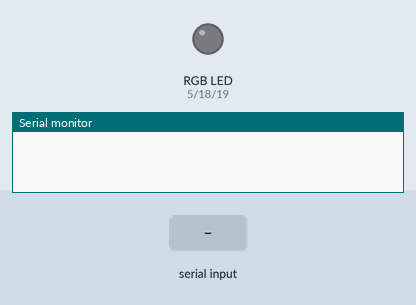
Recording of a program running on a simulated ESP32. On the bench: an RGB LED mixed from three pins (HIGH = lit), the last lines printed to the serial monitor. The inputs (shaded band) are chosen by the test bench. Dim RGB values are drawn brighter than linear.

Above: at 1.2 s.
1.3 s: "R90\n" received over Serial
At 2.4 s:
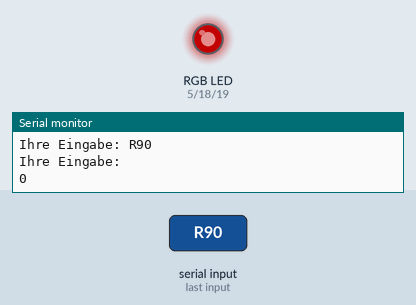
2.8 s: "r,45\n" received over Serial
At 3.5 s:
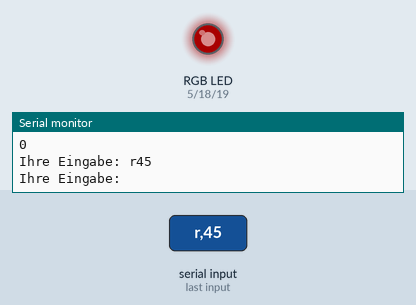
4.3 s: "G90\n" received over Serial
At 4.7 s:
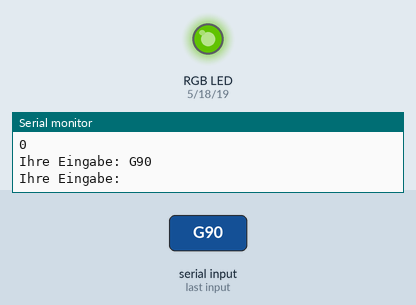
5.8 s: "R\n" received over Serial
At 7.9 s:
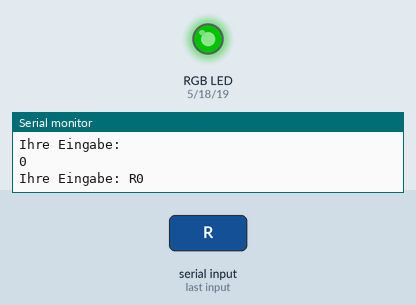
8.3 s: "r90\n" received over Serial
At 8.9 s:
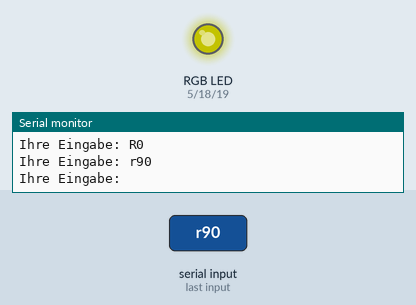
9.8 s: "G,45\n" received over Serial
At 10.1 s:
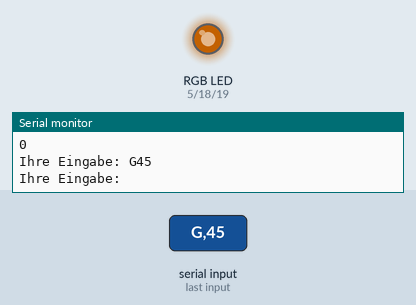
Timing chart, 0 to 12.3 s (numbered marks = the images above; inputs shaded):
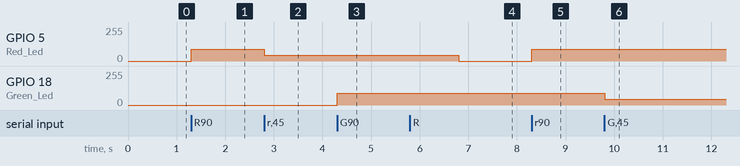

The program:

main.cpp
```cpp
//****** FileHeader of: Main.cpp  Date: 09.04.2021  Author: Christian G *****
//**** Compiler: Platform IO with Ardurino Framework
//**** Controler: EPS32 Board: ESP32 Dev Kit C
//**** Function: RGB Led PWM fading and Control with Serial Kommunikation ****
#include <Arduino.h>
#include<string>
//RGB Led Pins (GPIO):
#define Green_Led 18
#define Blue_Led 19
#define Red_Led 5
//PWM Settings:
#define freq 5000     //frequenzy
#define ledChannel_Green 0  //Use Timer 0 for green
#define ledChannel_Red 1  //Timer 1
#define ledchannel_Blue 2 //Timer 2
#define resolution 8  //8 Bit PWM
//Serial Communications
#define Boudrate 9600
//For RGB Control:
bool ledStatus[3]; //Led State Array of RGB [R=0, G=1, B=2]

void setup() {
  //pinMode(Green_Led,OUTPUT);
  //pinMode(Red_Led,OUTPUT);
  //pinMode(Blue_Led,OUTPUT);

Serial.begin(9600);
//Rote LED:
ledcSetup(ledChannel_Red, freq, resolution);
ledcAttachPin(Red_Led, ledChannel_Red);
//Blaue LED:
ledcSetup(ledchannel_Blue, freq, resolution);
ledcAttachPin(Blue_Led, ledchannel_Blue);
//Green LED:
ledcSetup(ledChannel_Green, freq, resolution);
ledcAttachPin(Green_Led, ledChannel_Green);
}

bool DimLed(char Led,int val)
{
  if(Led=='K'||Led=='k')
  {
    ledcWrite(ledChannel_Red, 0);
    ledcWrite(ledChannel_Green, 0);
    ledcWrite(ledchannel_Blue, 0);
  }
  //Eingabe Fehler abfangen:
  if(val>255)
  {
      return false;
  }
   if(Led=='R'||Led=='r')
  {
    ledcWrite(ledChannel_Red, val);
    return true;
  }
  if(Led=='G'||Led=='g')
  {
    ledcWrite(ledChannel_Green, val);
    return true;
  }
  if(Led=='B'||Led=='b')
  {
    ledcWrite(ledchannel_Blue, val);
    return true;
  }
  else
  {
    return false;
  }
}

void loop()
{
    if(Serial.available())
  {
    //Serial.println("RGB Led ansteuern mit Led_Spezifier + Wert\nZwischen 0 bis 255 (Led_Spezifier= R Rot B Blau G Green)");
    Serial.print("\nIhre Eingabe: ");
    char Led_Spezi=Serial.read();
    int Led_Helligkeit= Serial.parseInt();
    Serial.print(Led_Spezi);
    Serial.print(Led_Helligkeit);
    Serial.print('\n');
    DimLed(Led_Spezi,Led_Helligkeit);
  }
}
```

Measured:
- after the input at 1.3 s, GPIO 5 (Red_Led): 0/255 → 90/255 at once
- after the input at 2.8 s, GPIO 5 (Red_Led): 90/255 → 45/255 at once
- after the input at 4.3 s, GPIO 18 (Green_Led): 0/255 → 90/255 at once
- after the input at 5.8 s, GPIO 5 (Red_Led): 45/255 → 0/255 after 1.0 s
- after the input at 8.3 s, GPIO 5 (Red_Led): 0/255 → 90/255 at once
- after the input at 9.8 s, GPIO 18 (Green_Led): 90/255 → 45/255 at once
